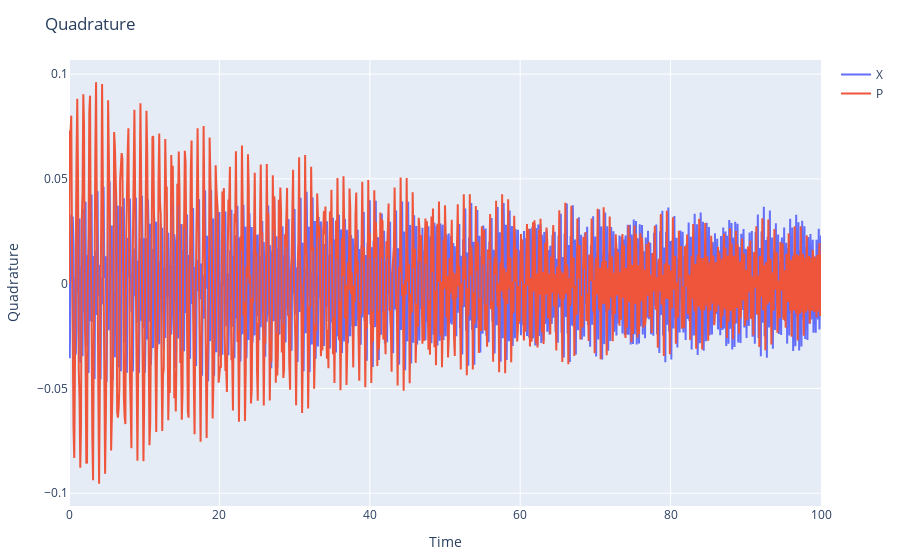

Notebook source saved alongside this figure:
### Code cell
# plot the quadrature of the transmon
plot_X = scatter(x=tlist, y=real(result.expect[4,:]), name="X")
plot_P = scatter(x=tlist, y=imag(result.expect[4,:]), name="P")

layout = Layout(title="Quadrature",
                xaxis_title="Time",
                yaxis_title="Quadrature")

plot([plot_X, plot_P], layout)

### Figure 1 — Plotly figure (JSON) as saved in the notebook; plotly's stock layout.template omitted (floating-point values rounded to 4 significant figures; data arrays with more than 128 entries replaced by an {"elided": "..."} marker saying what was removed)
{"data": [{"name": "X", "type": "scatter", "x": {"elided": "1001 float values"}, "y": {"elided": "1001 float values"}}, {"name": "P", "type": "scatter", "x": {"elided": "1001 float values"}, "y": {"elided": "1001 float values"}}], "layout": {"margin": {"b": 50, "l": 50, "r": 50, "t": 60}, "title": "Quadrature", "xaxis": {"title": {"text": "Time"}}, "yaxis": {"title": {"text": "Quadrature"}}}}
